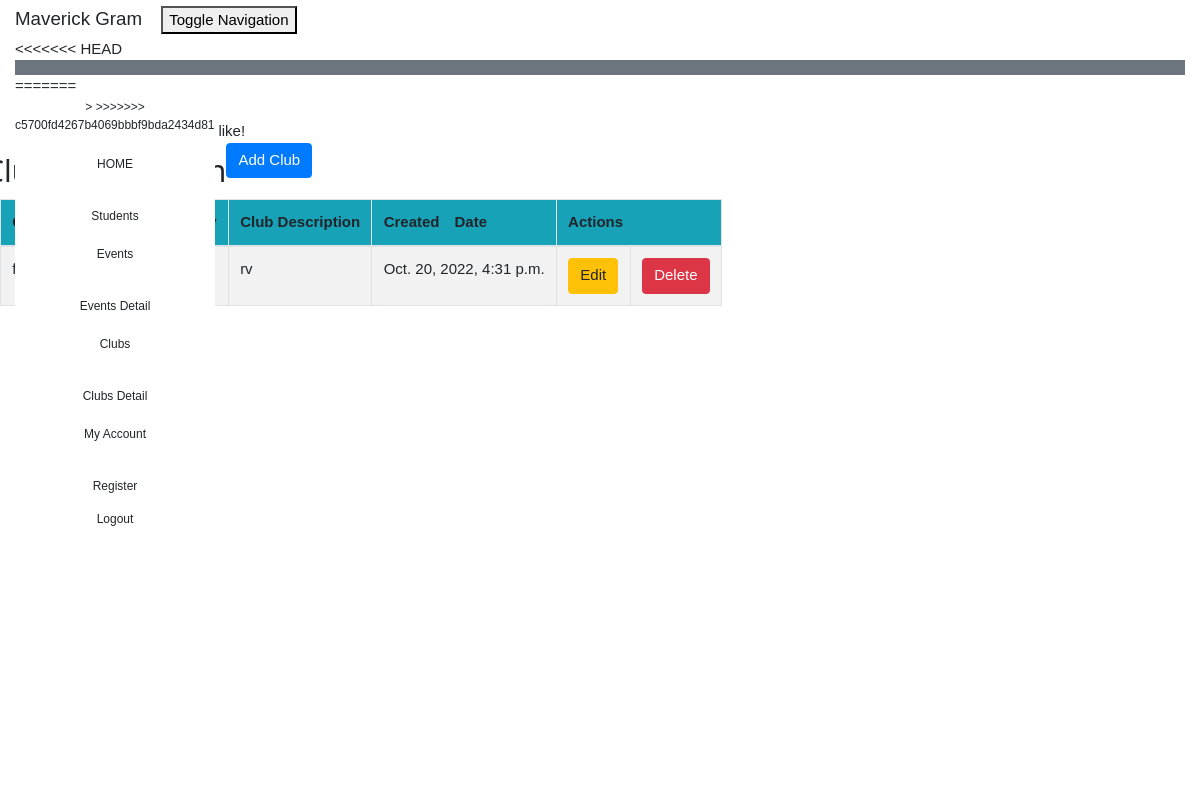
The page /club_list (signed in) on the database as committed earlier.
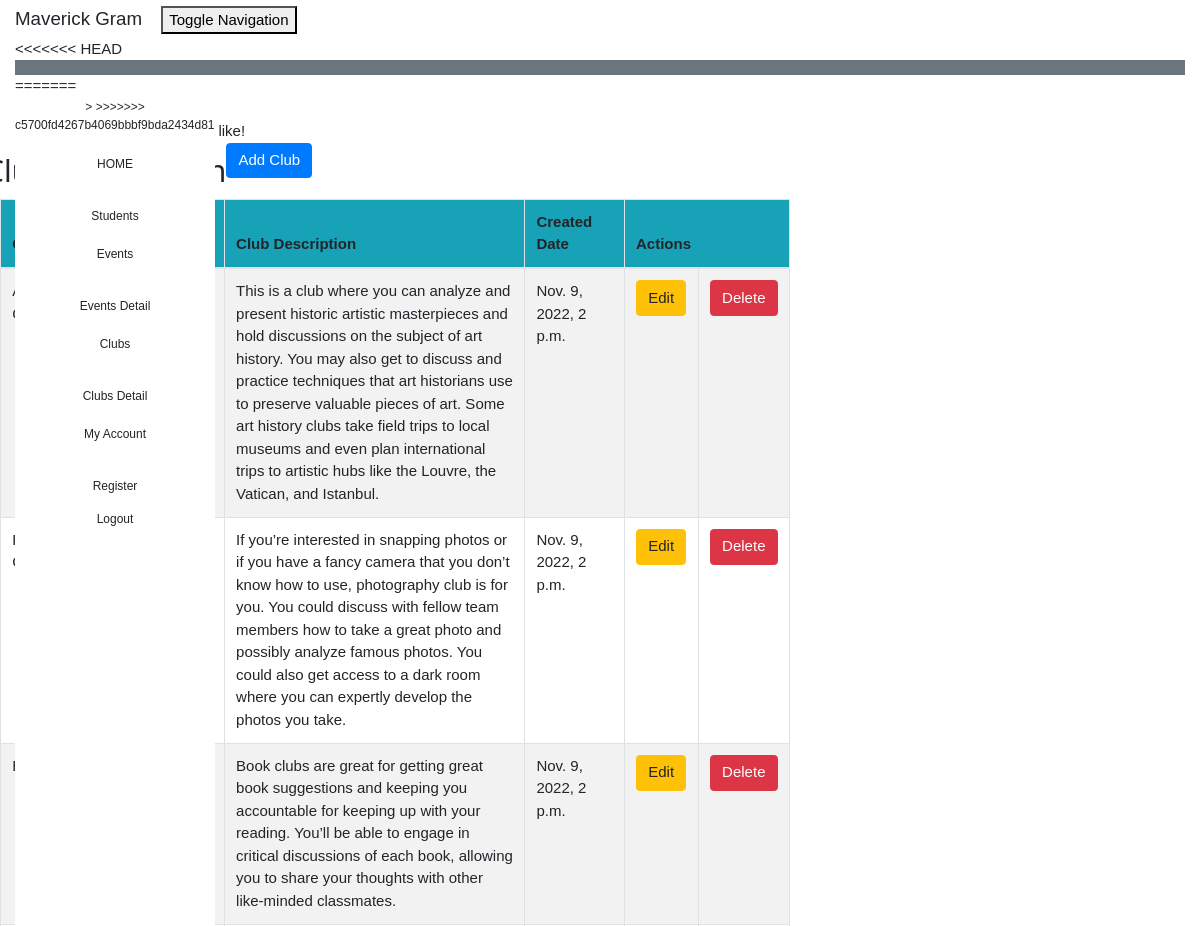
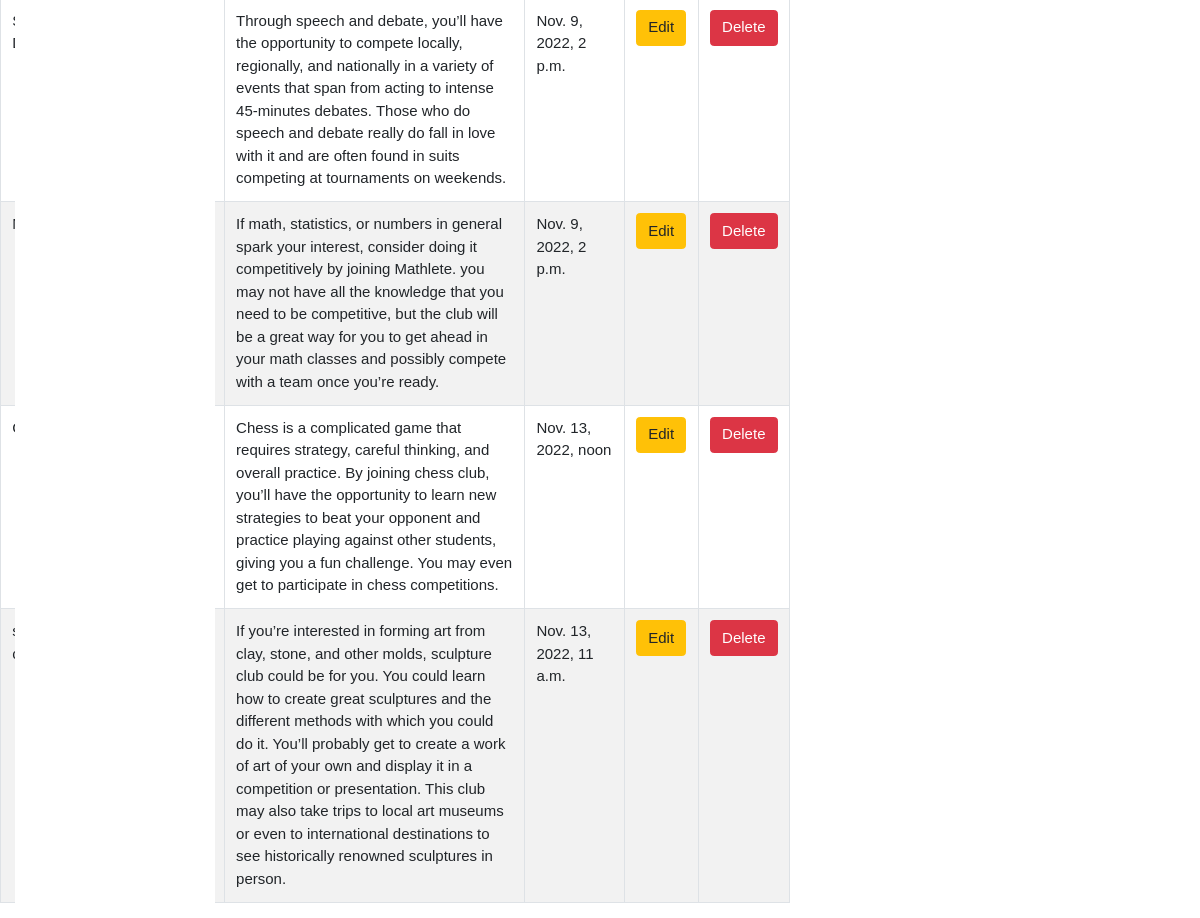
The same page on the database as committed later (2 pictures, top to bottom).
### crm/models.py (models this page shows, shortened)
class Club(models.Model):
    club_name = models.CharField(max_length=100)
    club_category = models.CharField(max_length=100)
    club_description = models.TextField()
    created_date = models.DateTimeField(
        default=timezone.now)

### crm/views.py (the view)
# urls.py: path('club_list', views.club_list, name='club_list'),
@login_required
def club_list(request):
    club = Club.objects.filter()
    return render(request, 'crm/club_list.html',
                  {'clubs': club})

### crm/templates/crm/club_list.html (shortened to what this page needs)
<!DOCTYPE html>
<html lang="en">
{% extends 'crm/base.html' %}
{% block content %}
    <html>
    <head>
    </head>
    <body class="bodylist">
    <div class="container">
        <div class="panel panel-primary">
            <div class="panel-heading">Welcome!</div>
            <div class="panel-body">
                Here you will find the club you like!
            </div>
        </div>
    </div>
    <div class="row">
        <h2>Club Information</h2>
        <td>  <a href="http://127.0.0.1:8000/admin/crm/club/add/"><span
                class="btn btn-primary">Add Club</span></a></td>
    </div>
    <div>
        <table class="table table-striped table-bordered table-hover w-auto">
            <thead>
            <tr class="bg-info">
                <th>Club Name</th>
                <th>Club Category</th>
                <th>Club Description</th>
                <th>Created　Date</th>
                <th colspan="4">Actions</th>
            </tr>
            </thead>
            <tbody>
            {% for club in clubs %}
                <tr>
                    <td>{{ club.club_name }}</td>
                    <td>{{ club.club_category }}</td>
                    <td>{{ club.club_description }}</td>
                    <td>{{ club.created_date }}</td>
                    <td><a href="{% url 'crm:club_edit' pk=club.pk %}"
                           class="btn btn-warning">Edit</a>
                    <td><a href="{% url 'crm:club_delete' pk=club.pk %}"
                           onclick="return confirm('Are you sure you want to delete?')"
                           class="btn btn-danger">Delete</a>
                </tr>
            {% endfor %}
            </tbody>
        </table>
    </div>
    </body>
    </html>
{% endblock %}

Rows that differ between the two databases and show on the page:
removed Club: club_description "rv", created_date "Oct. 20, 2022, 4:31 p.m."
added Club: club_description "This is a club where you can analyze and present historic artistic masterpieces and hold discussions on the subject of art history. You may also get to discuss and practice techniques that art historians use to preserve valuable pieces of art. Some art history clubs take field trips to local museums and even plan international trips to artistic hubs like the Louvre, the Vatican, and Istanbul.", created_date "Nov. 9, 2022, 2 p.m."
added Club: club_description "If you’re interested in snapping photos or if you have a fancy camera that you don’t know how to use, photography club is for you. You could discuss with fellow team members how to take a great photo and possibly analyze famous photos. You could also get access to a dark room where you can expertly develop the photos you take.", created_date "Nov. 9, 2022, 2 p.m."
added Club: club_description "Book clubs are great for getting great book suggestions and keeping you accountable for keeping up with your reading. You’ll be able to engage in critical discussions of each book, allowing you to share your thoughts with other like-minded classmates.", created_date "Nov. 9, 2022, 2 p.m."
added Club: club_description "Through speech and debate, you’ll have the opportunity to compete locally, regionally, and nationally in a variety of events that span from acting to intense 45-minutes debates. Those who do speech and debate really do fall in love with it and are often found in suits competing at tournaments on weekends.", created_date "Nov. 9, 2022, 2 p.m."
added Club: club_description "If math, statistics, or numbers in general spark your interest, consider doing it competitively by joining Mathlete. you may not have all the knowledge that you need to be competitive, but the club will be a great way for you to get ahead in your math classes and possibly compete with a team once you’re ready.", created_date "Nov. 9, 2022, 2 p.m."
added Club: club_description "Chess is a complicated game that requires strategy, careful thinking, and overall practice. By joining chess club, you’ll have the opportunity to learn new strategies to beat your opponent and practice playing against other students, giving you a fun challenge. You may even get to participate in chess competitions.", created_date "Nov. 13, 2022, noon"
added Club: club_description "If you’re interested in forming art from clay, stone, and other molds, sculpture club could be for you. You could learn how to create great sculptures and the different methods with which you could do it. You’ll probably get to create a work of art of your own and display it in a competition or presentation. This club may also take trips to local art museums or even to international destinations to see historically renowned sculptures in person.", created_date "Nov. 13, 2022, 11 a.m."
